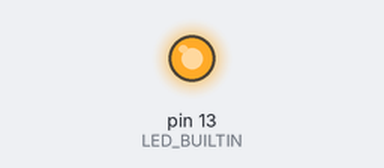
Bench run of a sketch on a simulated Arduino Uno, built with avr-gcc and run on an emulated ATmega328P. Shown: output pins drawn as LEDs (lit = HIGH).

Above: at 0.1 s.
At 43.1 s:
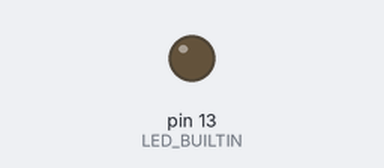
Timing chart, 0 to 44.6 s (numbered marks = the images above):
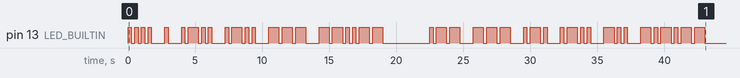

The sketch:

Assignment.ino
```cpp
const char* to_morse(char c);
void blink(const char* code);
#define INTERVAL 250

void setup() {
  Serial.begin(9600); // Start serial communication at 9600 bps
  pinMode(LED_BUILTIN, OUTPUT);
  char hello[] = "Hello, World!";
  int len = strlen(hello);
  for (int i = 0; i < len; i++) {
    blink(to_morse(toupper(hello[i]))); // Displays "Hello, World" during the setup, this is the first part of the assignment
  }
}

void loop() {
  if (Serial.available()) {
    char letter = Serial.read();  // Read the incoming letter
    blink(to_morse(toupper(letter))); // Converts the character to dots and dashes and then to LED blinking, bonus part of the assignment
  }
}

// Converts characters to dots and dashes
/**
 * @brief Converts a single character to its Morse code representation
 * @param c The character to convert (supports A-Z, 0-9, and common punctuation marks)
 * @return const char* Returns a string containing the Morse code equivalent:
 *         - For letters: Returns standard International Morse Code patterns
 *         - For numbers: Returns standard International Morse Code patterns
 *         - For punctuation: Returns standard International Morse Code patterns
 *         - For space: Returns "/"
 *         - For unsupported characters: Returns empty string ""
 *
 * This function converts a single ASCII character to its International Morse Code equivalent.
 * The conversion is case-insensitive for letters. The function supports:
 * - Uppercase letters A through Z
 * - Numbers 0 through 9
 * - Common punctuation marks (., ,, ?, ', !, /, (), &, :, ;, =, +, -, _, ", $, @)
 * - Space character (converted to "/" for word separation)
 */
const char* to_morse(char c) {
    switch (c) {
        // Letters A-Z
        case 'A': return ".-";
        case 'B': return "-...";
        case 'C': return "-.-.";
        case 'D': return "-..";
        case 'E': return ".";
        case 'F': return "..-.";
        case 'G': return "--.";
        case 'H': return "....";
        case 'I': return "..";
        case 'J': return ".---";
        case 'K': return "-.-";
        case 'L': return ".-..";
        case 'M': return "--";
        case 'N': return "-.";
        case 'O': return "---";
        case 'P': return ".--.";
        case 'Q': return "--.-";
        case 'R': return ".-.";
        case 'S': return "...";
        case 'T': return "-";
        case 'U': return "..-";
        case 'V': return "...-";
        case 'W': return ".--";
        case 'X': return "-..-";
        case 'Y': return "-.--";
        case 'Z': return "--..";

        // Numbers 0-9
        case '0': return "-----";
        case '1': return ".----";
        case '2': return "..---";
        case '3': return "...--";
        case '4': return "....-";
        case '5': return ".....";
        case '6': return "-....";
        case '7': return "--...";
        case '8': return "---..";
        case '9': return "----.";

        // Punctuation
        case '.': return ".-.-.-";
        case ',': return "--..--";
        case '?': return "..--..";
        case '\'': return ".----.";
        case '!': return "-.-.--";
        case '/': return "-..-.";
        case '(': return "-.--.";
        case ')': return "-.--.-";
        case '&': return ".-...";
        case ':': return "---...";
        case ';': return "-.-.-.";
        case '=': return "-...-";
        case '+': return ".-.-.";
        case '-': return "-....-";
        case '_': return "..--.-";
        case '"': return ".-..-.";
        case '$': return "...-..-";
        case '@': return ".--.-.";
        case ' ': return "/";

        default: return "";
    }
}


// turns on and off the LED depending on the character
void blink(const char* code) {
  int len = strlen(code);  // Get the length of the Morse code string
  for (int i = 0; i < len; i++) {  // Iterates through each character in the string
    if (code[i] == '.') {  // Dot
      digitalWrite(LED_BUILTIN, HIGH);
      delay(INTERVAL);
      digitalWrite(LED_BUILTIN, LOW);
      delay(INTERVAL);
    }
    else if (code[i] == '-') {  // Dash
      digitalWrite(LED_BUILTIN, HIGH);
      delay(INTERVAL * 3);
      digitalWrite(LED_BUILTIN, LOW);
      delay(INTERVAL);
    }
    else if (code[i] == '/') {  // Space
      delay(INTERVAL * 7);
    }
  }
  delay(INTERVAL * 3);  // Gap between letters
}
```
